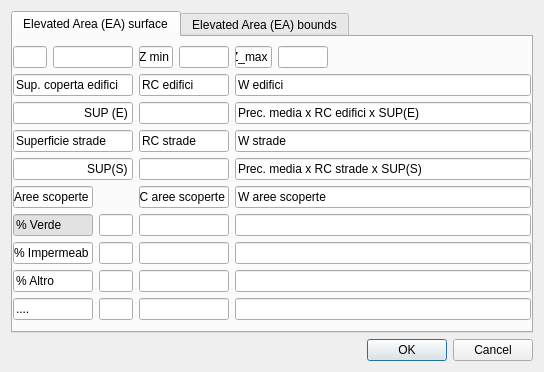
<?xml version="1.0" encoding="UTF-8"?>
<ui version="4.0">
 <class>Dialog</class>
 <widget class="QDialog" name="Dialog">
  <property name="geometry">
   <rect>
    <x>0</x>
    <y>0</y>
    <width>544</width>
    <height>360</height>
   </rect>
  </property>
  <property name="windowTitle">
   <string>Dialog</string>
  </property>
  <layout class="QVBoxLayout" name="verticalLayout_2">
   <item>
    <widget class="QTabWidget" name="tabWidget">
     <property name="currentIndex">
      <number>0</number>
     </property>
     <widget class="QWidget" name="tab">
      <attribute name="title">
       <string>Elevated Area (EA) surface</string>
      </attribute>
      <layout class="QVBoxLayout" name="verticalLayout">
       <property name="leftMargin">
        <number>0</number>
       </property>
       <property name="topMargin">
        <number>9</number>
       </property>
       <property name="rightMargin">
        <number>0</number>
       </property>
       <item>
        <layout class="QGridLayout" name="gridLayout_3">
         <item row="0" column="4">
          <widget class="QLineEdit" name="lineEdit_17">
           <property name="sizePolicy">
            <sizepolicy hsizetype="Fixed" vsizetype="Fixed">
             <horstretch>0</horstretch>
             <verstretch>0</verstretch>
            </sizepolicy>
           </property>
           <property name="minimumSize">
            <size>
             <width>37</width>
             <height>0</height>
            </size>
           </property>
           <property name="maximumSize">
            <size>
             <width>37</width>
             <height>16777215</height>
            </size>
           </property>
           <property name="text">
            <string>Z_max</string>
           </property>
           <property name="alignment">
            <set>Qt::AlignCenter</set>
           </property>
           <property name="readOnly">
            <bool>true</bool>
           </property>
          </widget>
         </item>
         <item row="0" column="2">
          <widget class="QLineEdit" name="lineEdit_15">
           <property name="sizePolicy">
            <sizepolicy hsizetype="Fixed" vsizetype="Fixed">
             <horstretch>0</horstretch>
             <verstretch>0</verstretch>
            </sizepolicy>
           </property>
           <property name="minimumSize">
            <size>
             <width>34</width>
             <height>0</height>
            </size>
           </property>
           <property name="maximumSize">
            <size>
             <width>34</width>
             <height>16777215</height>
            </size>
           </property>
           <property name="autoFillBackground">
            <bool>true</bool>
           </property>
           <property name="text">
            <string>Z min</string>
           </property>
           <property name="alignment">
            <set>Qt::AlignCenter</set>
           </property>
           <property name="readOnly">
            <bool>true</bool>
           </property>
          </widget>
         </item>
         <item row="0" column="1">
          <widget class="QLineEdit" name="lineEdit_18">
           <property name="sizePolicy">
            <sizepolicy hsizetype="Fixed" vsizetype="Fixed">
             <horstretch>0</horstretch>
             <verstretch>0</verstretch>
            </sizepolicy>
           </property>
           <property name="minimumSize">
            <size>
             <width>80</width>
             <height>0</height>
            </size>
           </property>
           <property name="maximumSize">
            <size>
             <width>80</width>
             <height>16777215</height>
            </size>
           </property>
          </widget>
         </item>
         <item row="0" column="5">
          <widget class="QLineEdit" name="lineEdit_16">
           <property name="sizePolicy">
            <sizepolicy hsizetype="Fixed" vsizetype="Fixed">
             <horstretch>0</horstretch>
             <verstretch>0</verstretch>
            </sizepolicy>
           </property>
           <property name="minimumSize">
            <size>
             <width>50</width>
             <height>0</height>
            </size>
           </property>
           <property name="maximumSize">
            <size>
             <width>50</width>
             <height>16777215</height>
            </size>
           </property>
          </widget>
         </item>
         <item row="0" column="3">
          <widget class="QLineEdit" name="lineEdit_14">
           <property name="sizePolicy">
            <sizepolicy hsizetype="Fixed" vsizetype="Fixed">
             <horstretch>0</horstretch>
             <verstretch>0</verstretch>
            </sizepolicy>
           </property>
           <property name="minimumSize">
            <size>
             <width>50</width>
             <height>0</height>
            </size>
           </property>
           <property name="maximumSize">
            <size>
             <width>50</width>
             <height>16777215</height>
            </size>
           </property>
          </widget>
         </item>
         <item row="0" column="0">
          <widget class="QLineEdit" name="ID_EP">
           <property name="sizePolicy">
            <sizepolicy hsizetype="Fixed" vsizetype="Fixed">
             <horstretch>0</horstretch>
             <verstretch>0</verstretch>
            </sizepolicy>
           </property>
           <property name="minimumSize">
            <size>
             <width>34</width>
             <height>0</height>
            </size>
           </property>
           <property name="maximumSize">
            <size>
             <width>34</width>
             <height>16777215</height>
            </size>
           </property>
           <property name="autoFillBackground">
            <bool>true</bool>
           </property>
           <property name="readOnly">
            <bool>true</bool>
           </property>
          </widget>
         </item>
         <item row="0" column="6">
          <spacer name="horizontalSpacer">
           <property name="orientation">
            <enum>Qt::Horizontal</enum>
           </property>
           <property name="sizeHint" stdset="0">
            <size>
             <width>40</width>
             <height>20</height>
            </size>
           </property>
          </spacer>
         </item>
        </layout>
       </item>
       <item>
        <layout class="QGridLayout" name="gridLayout">
         <item row="1" column="0">
          <widget class="QLineEdit" name="lineEdit_3">
           <property name="sizePolicy">
            <sizepolicy hsizetype="Fixed" vsizetype="Fixed">
             <horstretch>0</horstretch>
             <verstretch>0</verstretch>
            </sizepolicy>
           </property>
           <property name="minimumSize">
            <size>
             <width>120</width>
             <height>0</height>
            </size>
           </property>
           <property name="maximumSize">
            <size>
             <width>120</width>
             <height>16777215</height>
            </size>
           </property>
           <property name="autoFillBackground">
            <bool>true</bool>
           </property>
           <property name="text">
            <string>SUP (E)</string>
           </property>
           <property name="alignment">
            <set>Qt::AlignRight|Qt::AlignTrailing|Qt::AlignVCenter</set>
           </property>
           <property name="readOnly">
            <bool>true</bool>
           </property>
          </widget>
         </item>
         <item row="0" column="1">
          <widget class="QLineEdit" name="lineEdit_2">
           <property name="sizePolicy">
            <sizepolicy hsizetype="Fixed" vsizetype="Fixed">
             <horstretch>0</horstretch>
             <verstretch>0</verstretch>
            </sizepolicy>
           </property>
           <property name="minimumSize">
            <size>
             <width>90</width>
             <height>0</height>
            </size>
           </property>
           <property name="maximumSize">
            <size>
             <width>90</width>
             <height>16777215</height>
            </size>
           </property>
           <property name="autoFillBackground">
            <bool>true</bool>
           </property>
           <property name="text">
            <string>RC edifici</string>
           </property>
           <property name="readOnly">
            <bool>true</bool>
           </property>
          </widget>
         </item>
         <item row="1" column="1">
          <widget class="QLineEdit" name="lineEdit_6">
           <property name="sizePolicy">
            <sizepolicy hsizetype="Fixed" vsizetype="Fixed">
             <horstretch>0</horstretch>
             <verstretch>0</verstretch>
            </sizepolicy>
           </property>
           <property name="minimumSize">
            <size>
             <width>90</width>
             <height>0</height>
            </size>
           </property>
           <property name="maximumSize">
            <size>
             <width>90</width>
             <height>16777215</height>
            </size>
           </property>
          </widget>
         </item>
         <item row="0" column="2">
          <widget class="QLineEdit" name="lineEdit_4">
           <property name="autoFillBackground">
            <bool>true</bool>
           </property>
           <property name="text">
            <string>W edifici</string>
           </property>
           <property name="readOnly">
            <bool>true</bool>
           </property>
          </widget>
         </item>
         <item row="1" column="2">
          <widget class="QLineEdit" name="lineEdit_7">
           <property name="autoFillBackground">
            <bool>true</bool>
           </property>
           <property name="text">
            <string>Prec. media x RC edifici x SUP(E)</string>
           </property>
           <property name="readOnly">
            <bool>true</bool>
           </property>
          </widget>
         </item>
         <item row="0" column="0">
          <widget class="QLineEdit" name="lineEdit">
           <property name="sizePolicy">
            <sizepolicy hsizetype="Fixed" vsizetype="Fixed">
             <horstretch>0</horstretch>
             <verstretch>0</verstretch>
            </sizepolicy>
           </property>
           <property name="minimumSize">
            <size>
             <width>120</width>
             <height>0</height>
            </size>
           </property>
           <property name="maximumSize">
            <size>
             <width>120</width>
             <height>16777215</height>
            </size>
           </property>
           <property name="autoFillBackground">
            <bool>true</bool>
           </property>
           <property name="text">
            <string>Sup. coperta edifici</string>
           </property>
           <property name="readOnly">
            <bool>true</bool>
           </property>
          </widget>
         </item>
        </layout>
       </item>
       <item>
        <layout class="QGridLayout" name="gridLayout_2">
         <item row="1" column="0">
          <widget class="QLineEdit" name="lineEdit_5">
           <property name="sizePolicy">
            <sizepolicy hsizetype="Fixed" vsizetype="Fixed">
             <horstretch>0</horstretch>
             <verstretch>0</verstretch>
            </sizepolicy>
           </property>
           <property name="minimumSize">
            <size>
             <width>120</width>
             <height>0</height>
            </size>
           </property>
           <property name="maximumSize">
            <size>
             <width>120</width>
             <height>16777215</height>
            </size>
           </property>
           <property name="autoFillBackground">
            <bool>true</bool>
           </property>
           <property name="text">
            <string>SUP(S)</string>
           </property>
           <property name="alignment">
            <set>Qt::AlignRight|Qt::AlignTrailing|Qt::AlignVCenter</set>
           </property>
           <property name="readOnly">
            <bool>true</bool>
           </property>
          </widget>
         </item>
         <item row="0" column="1">
          <widget class="QLineEdit" name="lineEdit_8">
           <property name="sizePolicy">
            <sizepolicy hsizetype="Fixed" vsizetype="Fixed">
             <horstretch>0</horstretch>
             <verstretch>0</verstretch>
            </sizepolicy>
           </property>
           <property name="minimumSize">
            <size>
             <width>90</width>
             <height>0</height>
            </size>
           </property>
           <property name="maximumSize">
            <size>
             <width>90</width>
             <height>16777215</height>
            </size>
           </property>
           <property name="autoFillBackground">
            <bool>true</bool>
           </property>
           <property name="text">
            <string>RC strade</string>
           </property>
           <property name="readOnly">
            <bool>true</bool>
           </property>
          </widget>
         </item>
         <item row="1" column="1">
          <widget class="QLineEdit" name="lineEdit_9">
           <property name="sizePolicy">
            <sizepolicy hsizetype="Fixed" vsizetype="Fixed">
             <horstretch>0</horstretch>
             <verstretch>0</verstretch>
            </sizepolicy>
           </property>
           <property name="minimumSize">
            <size>
             <width>90</width>
             <height>0</height>
            </size>
           </property>
           <property name="maximumSize">
            <size>
             <width>90</width>
             <height>16777215</height>
            </size>
           </property>
          </widget>
         </item>
         <item row="0" column="2">
          <widget class="QLineEdit" name="lineEdit_10">
           <property name="autoFillBackground">
            <bool>true</bool>
           </property>
           <property name="text">
            <string>W strade</string>
           </property>
           <property name="readOnly">
            <bool>true</bool>
           </property>
          </widget>
         </item>
         <item row="1" column="2">
          <widget class="QLineEdit" name="lineEdit_11">
           <property name="autoFillBackground">
            <bool>true</bool>
           </property>
           <property name="text">
            <string>Prec. media x RC strade x SUP(S)</string>
           </property>
           <property name="readOnly">
            <bool>true</bool>
           </property>
          </widget>
         </item>
         <item row="0" column="0">
          <widget class="QLineEdit" name="lineEdit_12">
           <property name="sizePolicy">
            <sizepolicy hsizetype="Fixed" vsizetype="Fixed">
             <horstretch>0</horstretch>
             <verstretch>0</verstretch>
            </sizepolicy>
           </property>
           <property name="minimumSize">
            <size>
             <width>120</width>
             <height>0</height>
            </size>
           </property>
           <property name="maximumSize">
            <size>
             <width>120</width>
             <height>16777215</height>
            </size>
           </property>
           <property name="autoFillBackground">
            <bool>true</bool>
           </property>
           <property name="text">
            <string>Superficie strade</string>
           </property>
           <property name="readOnly">
            <bool>true</bool>
           </property>
          </widget>
         </item>
        </layout>
       </item>
       <item>
        <layout class="QGridLayout" name="gridLayout_4">
         <item row="3" column="1">
          <widget class="QLineEdit" name="lineEdit_33">
           <property name="sizePolicy">
            <sizepolicy hsizetype="Fixed" vsizetype="Fixed">
             <horstretch>0</horstretch>
             <verstretch>0</verstretch>
            </sizepolicy>
           </property>
           <property name="minimumSize">
            <size>
             <width>34</width>
             <height>0</height>
            </size>
           </property>
           <property name="maximumSize">
            <size>
             <width>34</width>
             <height>16777215</height>
            </size>
           </property>
          </widget>
         </item>
         <item row="0" column="2">
          <widget class="QLineEdit" name="lineEdit_20">
           <property name="sizePolicy">
            <sizepolicy hsizetype="Fixed" vsizetype="Fixed">
             <horstretch>0</horstretch>
             <verstretch>0</verstretch>
            </sizepolicy>
           </property>
           <property name="minimumSize">
            <size>
             <width>90</width>
             <height>0</height>
            </size>
           </property>
           <property name="maximumSize">
            <size>
             <width>90</width>
             <height>16777215</height>
            </size>
           </property>
           <property name="text">
            <string>RC aree scoperte</string>
           </property>
          </widget>
         </item>
         <item row="1" column="0">
          <widget class="QLineEdit" name="lineEdit_19">
           <property name="enabled">
            <bool>true</bool>
           </property>
           <property name="sizePolicy">
            <sizepolicy hsizetype="Fixed" vsizetype="Fixed">
             <horstretch>0</horstretch>
             <verstretch>0</verstretch>
            </sizepolicy>
           </property>
           <property name="minimumSize">
            <size>
             <width>80</width>
             <height>0</height>
            </size>
           </property>
           <property name="maximumSize">
            <size>
             <width>80</width>
             <height>16777215</height>
            </size>
           </property>
           <property name="palette">
            <palette>
             <active>
              <colorrole role="Base">
               <brush brushstyle="SolidPattern">
                <color alpha="255">
                 <red>226</red>
                 <green>226</green>
                 <blue>226</blue>
                </color>
               </brush>
              </colorrole>
             </active>
             <inactive>
              <colorrole role="Base">
               <brush brushstyle="SolidPattern">
                <color alpha="255">
                 <red>226</red>
                 <green>226</green>
                 <blue>226</blue>
                </color>
               </brush>
              </colorrole>
             </inactive>
             <disabled>
              <colorrole role="Base">
               <brush brushstyle="SolidPattern">
                <color alpha="255">
                 <red>240</red>
                 <green>240</green>
                 <blue>240</blue>
                </color>
               </brush>
              </colorrole>
             </disabled>
            </palette>
           </property>
           <property name="text">
            <string>% Verde</string>
           </property>
          </widget>
         </item>
         <item row="1" column="2">
          <widget class="QLineEdit" name="lineEdit_21">
           <property name="sizePolicy">
            <sizepolicy hsizetype="Fixed" vsizetype="Fixed">
             <horstretch>0</horstretch>
             <verstretch>0</verstretch>
            </sizepolicy>
           </property>
           <property name="minimumSize">
            <size>
             <width>90</width>
             <height>0</height>
            </size>
           </property>
           <property name="maximumSize">
            <size>
             <width>90</width>
             <height>16777215</height>
            </size>
           </property>
          </widget>
         </item>
         <item row="0" column="3">
          <widget class="QLineEdit" name="lineEdit_22">
           <property name="text">
            <string>W aree scoperte</string>
           </property>
          </widget>
         </item>
         <item row="0" column="0">
          <widget class="QLineEdit" name="lineEdit_24">
           <property name="sizePolicy">
            <sizepolicy hsizetype="Fixed" vsizetype="Fixed">
             <horstretch>0</horstretch>
             <verstretch>0</verstretch>
            </sizepolicy>
           </property>
           <property name="minimumSize">
            <size>
             <width>80</width>
             <height>0</height>
            </size>
           </property>
           <property name="maximumSize">
            <size>
             <width>80</width>
             <height>16777215</height>
            </size>
           </property>
           <property name="text">
            <string>Aree scoperte</string>
           </property>
          </widget>
         </item>
         <item row="1" column="3">
          <widget class="QLineEdit" name="lineEdit_23"/>
         </item>
         <item row="3" column="0">
          <widget class="QLineEdit" name="lineEdit_34">
           <property name="sizePolicy">
            <sizepolicy hsizetype="Fixed" vsizetype="Fixed">
             <horstretch>0</horstretch>
             <verstretch>0</verstretch>
            </sizepolicy>
           </property>
           <property name="minimumSize">
            <size>
             <width>80</width>
             <height>0</height>
            </size>
           </property>
           <property name="maximumSize">
            <size>
             <width>80</width>
             <height>16777215</height>
            </size>
           </property>
           <property name="text">
            <string>% Altro</string>
           </property>
          </widget>
         </item>
         <item row="3" column="2">
          <widget class="QLineEdit" name="lineEdit_31">
           <property name="sizePolicy">
            <sizepolicy hsizetype="Fixed" vsizetype="Fixed">
             <horstretch>0</horstretch>
             <verstretch>0</verstretch>
            </sizepolicy>
           </property>
           <property name="minimumSize">
            <size>
             <width>90</width>
             <height>0</height>
            </size>
           </property>
           <property name="maximumSize">
            <size>
             <width>90</width>
             <height>16777215</height>
            </size>
           </property>
          </widget>
         </item>
         <item row="3" column="3">
          <widget class="QLineEdit" name="lineEdit_32"/>
         </item>
         <item row="2" column="0">
          <widget class="QLineEdit" name="lineEdit_30">
           <property name="sizePolicy">
            <sizepolicy hsizetype="Fixed" vsizetype="Fixed">
             <horstretch>0</horstretch>
             <verstretch>0</verstretch>
            </sizepolicy>
           </property>
           <property name="minimumSize">
            <size>
             <width>80</width>
             <height>0</height>
            </size>
           </property>
           <property name="maximumSize">
            <size>
             <width>80</width>
             <height>16777215</height>
            </size>
           </property>
           <property name="text">
            <string>% Impermeab</string>
           </property>
          </widget>
         </item>
         <item row="2" column="1">
          <widget class="QLineEdit" name="lineEdit_29">
           <property name="sizePolicy">
            <sizepolicy hsizetype="Fixed" vsizetype="Fixed">
             <horstretch>0</horstretch>
             <verstretch>0</verstretch>
            </sizepolicy>
           </property>
           <property name="minimumSize">
            <size>
             <width>34</width>
             <height>0</height>
            </size>
           </property>
           <property name="maximumSize">
            <size>
             <width>34</width>
             <height>16777215</height>
            </size>
           </property>
          </widget>
         </item>
         <item row="2" column="3">
          <widget class="QLineEdit" name="lineEdit_28"/>
         </item>
         <item row="1" column="1">
          <widget class="QLineEdit" name="lineEdit_25">
           <property name="sizePolicy">
            <sizepolicy hsizetype="Fixed" vsizetype="Fixed">
             <horstretch>0</horstretch>
             <verstretch>0</verstretch>
            </sizepolicy>
           </property>
           <property name="minimumSize">
            <size>
             <width>34</width>
             <height>0</height>
            </size>
           </property>
           <property name="maximumSize">
            <size>
             <width>34</width>
             <height>16777215</height>
            </size>
           </property>
          </widget>
         </item>
         <item row="2" column="2">
          <widget class="QLineEdit" name="lineEdit_27">
           <property name="sizePolicy">
            <sizepolicy hsizetype="Fixed" vsizetype="Fixed">
             <horstretch>0</horstretch>
             <verstretch>0</verstretch>
            </sizepolicy>
           </property>
           <property name="minimumSize">
            <size>
             <width>90</width>
             <height>0</height>
            </size>
           </property>
           <property name="maximumSize">
            <size>
             <width>90</width>
             <height>16777215</height>
            </size>
           </property>
          </widget>
         </item>
         <item row="4" column="0">
          <widget class="QLineEdit" name="lineEdit_38">
           <property name="sizePolicy">
            <sizepolicy hsizetype="Fixed" vsizetype="Fixed">
             <horstretch>0</horstretch>
             <verstretch>0</verstretch>
            </sizepolicy>
           </property>
           <property name="minimumSize">
            <size>
             <width>80</width>
             <height>0</height>
            </size>
           </property>
           <property name="maximumSize">
            <size>
             <width>80</width>
             <height>16777215</height>
            </size>
           </property>
           <property name="text">
            <string>....</string>
           </property>
          </widget>
         </item>
         <item row="4" column="1">
          <widget class="QLineEdit" name="lineEdit_37">
           <property name="sizePolicy">
            <sizepolicy hsizetype="Fixed" vsizetype="Fixed">
             <horstretch>0</horstretch>
             <verstretch>0</verstretch>
            </sizepolicy>
           </property>
           <property name="minimumSize">
            <size>
             <width>34</width>
             <height>0</height>
            </size>
           </property>
           <property name="maximumSize">
            <size>
             <width>34</width>
             <height>16777215</height>
            </size>
           </property>
          </widget>
         </item>
         <item row="4" column="2">
          <widget class="QLineEdit" name="lineEdit_35">
           <property name="sizePolicy">
            <sizepolicy hsizetype="Fixed" vsizetype="Fixed">
             <horstretch>0</horstretch>
             <verstretch>0</verstretch>
            </sizepolicy>
           </property>
           <property name="minimumSize">
            <size>
             <width>90</width>
             <height>0</height>
            </size>
           </property>
           <property name="maximumSize">
            <size>
             <width>90</width>
             <height>16777215</height>
            </size>
           </property>
          </widget>
         </item>
         <item row="4" column="3">
          <widget class="QLineEdit" name="lineEdit_36"/>
         </item>
        </layout>
       </item>
       <item>
        <spacer name="verticalSpacer">
         <property name="orientation">
          <enum>Qt::Vertical</enum>
         </property>
         <property name="sizeHint" stdset="0">
          <size>
           <width>20</width>
           <height>40</height>
          </size>
         </property>
        </spacer>
       </item>
      </layout>
     </widget>
     <widget class="QWidget" name="tab_2">
      <attribute name="title">
       <string>Elevated Area (EA) bounds</string>
      </attribute>
      <layout class="QVBoxLayout" name="verticalLayout_3">
       <item>
        <widget class="QTableWidget" name="tableWidget">
         <attribute name="verticalHeaderVisible">
          <bool>false</bool>
         </attribute>
         <row>
          <property name="text">
           <string>1</string>
          </property>
         </row>
         <row>
          <property name="text">
           <string>2</string>
          </property>
         </row>
         <row>
          <property name="text">
           <string>3</string>
          </property>
         </row>
         <row>
          <property name="text">
           <string>4</string>
          </property>
         </row>
         <row>
          <property name="text">
           <string>5</string>
          </property>
         </row>
         <row>
          <property name="text">
           <string>6</string>
          </property>
         </row>
         <row>
          <property name="text">
           <string>7</string>
          </property>
         </row>
         <column>
          <property name="text">
           <string>ID_LEP</string>
          </property>
         </column>
         <column>
          <property name="text">
           <string>MP</string>
          </property>
         </column>
         <column>
          <property name="text">
           <string>MP_SEG_U</string>
          </property>
         </column>
         <column>
          <property name="text">
           <string>BH</string>
          </property>
         </column>
         <column>
          <property name="text">
           <string>Lenght</string>
          </property>
         </column>
         <column>
          <property name="text">
           <string>Typ_LEP</string>
          </property>
         </column>
         <column>
          <property name="text">
           <string>Cost</string>
          </property>
         </column>
         <column>
          <property name="text">
           <string>ID_utente</string>
          </property>
         </column>
         <column>
          <property name="text">
           <string>Data_cr</string>
          </property>
         </column>
         <column>
          <property name="text">
           <string>Data_mod</string>
          </property>
         </column>
        </widget>
       </item>
      </layout>
     </widget>
    </widget>
   </item>
   <item>
    <widget class="QDialogButtonBox" name="buttonBox">
     <property name="orientation">
      <enum>Qt::Horizontal</enum>
     </property>
     <property name="standardButtons">
      <set>QDialogButtonBox::Cancel|QDialogButtonBox::Ok</set>
     </property>
    </widget>
   </item>
  </layout>
 </widget>
 <resources/>
 <connections>
  <connection>
   <sender>buttonBox</sender>
   <signal>accepted()</signal>
   <receiver>Dialog</receiver>
   <slot>accept()</slot>
   <hints>
    <hint type="sourcelabel">
     <x>248</x>
     <y>254</y>
    </hint>
    <hint type="destinationlabel">
     <x>157</x>
     <y>274</y>
    </hint>
   </hints>
  </connection>
  <connection>
   <sender>buttonBox</sender>
   <signal>rejected()</signal>
   <receiver>Dialog</receiver>
   <slot>reject()</slot>
   <hints>
    <hint type="sourcelabel">
     <x>316</x>
     <y>260</y>
    </hint>
    <hint type="destinationlabel">
     <x>286</x>
     <y>274</y>
    </hint>
   </hints>
  </connection>
 </connections>
</ui>
